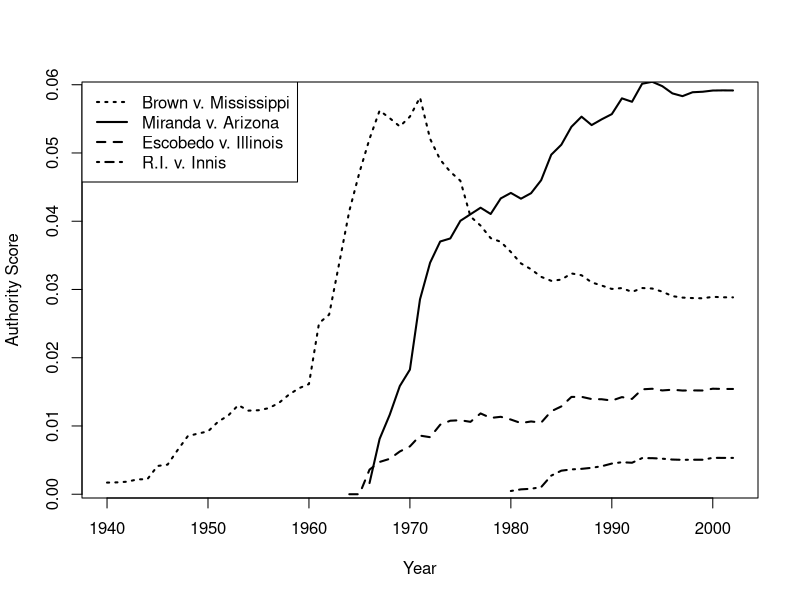

The R script that drew this image:
## ---- chunk 1

data <- read.csv("judicial.csv", stringsAsFactors = FALSE)
head(data)
## ---- chunk 2
allcites <- read.table("allcites.txt", header = FALSE, stringsAsFactors = FALSE)
colnames(allcites) <- c("caseid_citingcase", "caseid_citedcase")
head(allcites)
## ---- chunk 3
#To understand time range of the data
summary(data$year)
## ---- chunk 4
#adding the cited_year and citing_year to citation data. The year is needed for filtering citations later
case_years <- data$year
names(case_years) <- data$caseid

allcites$citing_year <- case_years[allcites$caseid_citingcase]
allcites$cited_year  <- case_years[allcites$caseid_citedcase]

head(allcites)
## ---- chunk 5
## building functions 

##adjacency matrix function 
adj_matrix_func <- function(test_sub){
  cases_test <- sort(unique(c(test_sub$caseid_citingcase, test_sub$caseid_citedcase)))
  
  #mapping case IDs to matrix rows and columns 
  case_index <- seq_along(cases_test)
  names(case_index) <- cases_test
  
  #assigning row and column values 
  rows <- case_index[as.character(test_sub$caseid_citingcase)] 
  cols <- case_index[as.character(test_sub$caseid_citedcase)]
  
  #creating adjacency matrix 
  A_test <- matrix(0, nrow = length(cases_test), ncol = length(cases_test))
  A_test[cbind(rows, cols)] <- 1
  
  return (A_test)
}

## ---- chunk 6
## function to calculate hub scores and authority scores
score_calc_func <- function(A_test,max_iterations,tol){
  n <- nrow(A_test)
  h <- rep(1, n)   # initial hub scores
  a <- rep(1, n)   # initial authority scores
  
  for (iter in 1:max_iterations) {
    
    a_new <- normalize_func(t(A_test) %*% h)
    h_new <- normalize_func(A_test %*% a_new)
    
    # checking convergence
    if (max(abs(a_new - a)) < tol && max(abs(h_new - h)) < tol) {
      return(list(authority_score = a_new, hub_score = h_new, iterations = iter))
    }
    
    a <- a_new
    h <- h_new
  }
  
  return(list(authority_score = a, hub_score = h, iterations = max_iterations))
}
  
## ---- chunk 7
##function to normalize the calculated scores
normalize_func <- function(x){
  return(x / sqrt(sum(x^2)))
}
## ---- chunk 8
##function to validate scores 
val_func_subset <- function(subset_test_data, a, h) {
  subset_test_data$computed_auth <- a
  subset_test_data$computed_hub  <- h
  
  auth_cor <- cor(subset_test_data$auth, subset_test_data$computed_auth)
  hub_cor  <- cor(subset_test_data$hub, subset_test_data$computed_hub)
  
  list(
    compare = subset_test_data,
    authority_correlation = auth_cor,
    hub_correlation = hub_cor
  )
}
## ---- chunk 9

#test adj matrix logic on subset of citations data 
test_sub <- allcites[1:20, ]
A_test <- adj_matrix_func(test_sub)

test_run <- score_calc_func(A_test, max_iterations = 100, tol = 1e-6)
cases_test <- sort(unique(c(test_sub$caseid_citingcase, test_sub$caseid_citedcase)))

subset_test_data <- data.frame(
  caseid = cases_test,
  auth   = runif(length(cases_test)),  
  hub    = runif(length(cases_test))
)

validation <- val_func_subset(
  subset_test_data,
  a = test_run$authority_score,
  h = test_run$hub_score
)
validation$authority_correlation
validation$hub_correlation

## ---- chunk 10
#declaring cases and sparse matrix as a global variable 
cases <- sort(unique(c(allcites$caseid_citingcase, allcites$caseid_citedcase)))

# using rows and columns to build a sparse matrix
# creating a sparse adj matrix function

library(Matrix)

rows <- match(allcites$caseid_citingcase, cases)
cols <- match(allcites$caseid_citedcase, cases)

A_sparse <<- sparseMatrix(
  i = rows,
  j = cols,
  x = 1,
  dims = c(length(cases), length(cases))
)
## ---- chunk 11
## tweaking the HITS algorthim function 
score_calc_func <- function(A_sparse,max_iterations,tol){
  n <- nrow(A_sparse)
  h <- rep(1, n)   
  a <- rep(1, n)   
  
  for (iter in 1:max_iterations) {
    
    a_new <- normalize_func(t(A_sparse) %*% h)
    h_new <- normalize_func(A_sparse %*% a_new)
    
    # checking convergence before updating
    if (max(abs(a_new - a)) < tol && max(abs(h_new - h)) < tol) {
      return(list(authority_score = a_new, hub_score = h_new, iterations = iter))
    }
    
    a <- a_new
    h <- h_new
  }
  
  return(list(authority_score = a, hub_score = h, iterations = max_iterations))
}
## ---- chunk 12
##function to normalize the calculated scores
normalize_func <- function(x){
  return(x / sqrt(sum(x^2)))
}
## ---- chunk 13
##function to validate scores 
validate_func_subset <- function(case_subset, a_vec, h_vec, cases) {
  index_positions <- match(case_subset$caseid, cases)
  
  # extracting computed scores 
  computed_auth <- a_vec[index_positions]
  computed_hub  <- h_vec[index_positions]
  
  result <- data.frame(
    caseid        = case_subset$caseid,
    parties       = case_subset$parties,
    computed_auth_score = computed_auth,
    original_auth_score = case_subset$auth,
    computed_hub_score  = computed_hub,
    original_hub_score  = case_subset$hub
  )
  
  list(
    result_df = result
  )
}

## ---- chunk 14
roe_cases <- data[grep("Roe v. Wade", data$parties, ignore.case = TRUE), ]
roe_index <- which(cases == 25347)  # case ID for Roe v. Wade 

#calculating scores for the entire network  
full_scores <- score_calc_func(A_sparse, max_iterations = 100, tol = 1e-6)

# Extracting the computed scores of  HITS algorithm
authority_roe <- full_scores$authority_score[roe_index]
hub_roe       <- full_scores$hub_score[roe_index]

#calling validation function to confirm values for Roe V. Wade 
validation_roe <- validate_func_subset(
  roe_cases,
  full_scores$authority_score,
  full_scores$hub_score,
  cases
)
validation_roe
## ---- chunk 15
brown_cases <- data[grep("Brown v. Board of Education", data$parties, ignore.case = TRUE), ]
brown_index <- which(cases == 20919)  # case ID for Brown v. Board of Education

#calculating scores for the entire network  
full_scores <- score_calc_func(A_sparse, max_iterations = 100, tol = 1e-6)

# Extracting the computed scores of  HITS algorithm
authority_brown <- full_scores$authority_score[roe_index]
hub_brown       <- full_scores$hub_score[roe_index]

#calling validation function to confirm values for Brown v. Board of Education
validation_brown <- validate_func_subset(
  roe_cases,
  full_scores$authority_score,
  full_scores$hub_score,
  cases
)
validation_brown
## ---- chunk 16
miranda_cases <- data[grep("Miranda v. Arizona", data$parties, ignore.case = TRUE), ]
miranda_index <- which(cases == 23601)  # case ID for Miranda v. Arizona

#calculating scores for the entire network  
full_scores <- score_calc_func(A_sparse, max_iterations = 100, tol = 1e-6)

# Extracting the computed scores of  HITS algorithm
authority_miranda <- full_scores$authority_score[miranda_index]
hub_miranda       <- full_scores$hub_score[miranda_index]

#calling validation function to confirm values for Miranda v. Arizona
validation_miranda <- validate_func_subset(
  miranda_cases,
  full_scores$authority_score,
  full_scores$hub_score,
  cases
)
validation_miranda
## ---- chunk 17

yearly_authority_trend <- function(caseid, allcites, cases, A_sparse) {
  
  years <- 1940:2002   #for recreating time acc. to the fig 10
  authority_scores <- numeric(length(years))
  
  for (i in seq_along(years)) {
    yr <- years[i]
    
    # Cases active up to this year
    yearly_cases <- sort(unique(c(
      allcites$caseid_citingcase[allcites$citing_year <= yr],
      allcites$caseid_citedcase[allcites$cited_year <= yr]
    )))
    
    indices <- match(yearly_cases, cases)
    
    # Slice sparse matrix 
    A_sub <- A_sparse[indices, indices]
    
    #calling function to calculate the authority scores 
    scores <- score_calc_func(A_sub, max_iterations = 100, tol = 1e-6)
    
    #including cases only relevant to the network of each caseid 
    case_idx <- which(yearly_cases == caseid)
    
    authority_scores[i] <- ifelse(
      length(case_idx) == 0,
      NA,
      scores$authority_score[case_idx]
    )
  }
  
  data.frame(year = years, authority = authority_scores)
}
## ---- chunk 18

brown_trend  <- yearly_authority_trend(18501, allcites, cases, A_sparse)
miranda_trend   <- yearly_authority_trend(23601, allcites, cases, A_sparse)
escobedo_trend <- yearly_authority_trend(23115, allcites, cases, A_sparse)
ri_trend   <- yearly_authority_trend(26918, allcites, cases, A_sparse)

plot(brown_trend$year, brown_trend$authority, type = "l",
     lwd = 2, lty = 3,            
     xlab = "Year", ylab = "Authority Score",
     xaxt = "n")

lines(miranda_trend$year, miranda_trend$authority,
      lwd = 2, lty = 1)            

lines(escobedo_trend$year, escobedo_trend$authority,
      lwd = 2, lty = 2)           

lines(ri_trend$year, ri_trend$authority,
      lwd = 2, lty = 4)           

axis(1, at = seq(1940, 2000, by = 10))

legend("topleft",
       legend = c("Brown v. Mississippi",
                  "Miranda v. Arizona",
                  "Escobedo v. Illinois",
                  "R.I. v. Innis"),
       lty = c(3, 1, 2, 4),
       lwd = 2)


